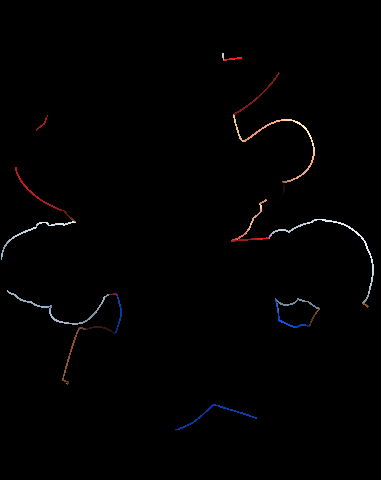
#> input picture result.png, 381 x 480 px
$ jupyter execute Untitled.ipynb
#> lines starting #> are read from the running program, lines starting #| are printed output that depends on the picture; after the words box and inside, x2 and y2 are one past the last pixel; in counts of white or black regions, pixels touching at a corner belong together
[cell 1]
import numpy as np
import cv2

img = cv2.imread('result.png')
#> img is the input picture: shape (480, 381, 3); mean B, G, R 1.7, 1.5, 1.9
gray = cv2.cvtColor(img,cv2.COLOR_BGR2GRAY)
gray = np.float32(gray)

corners = cv2.goodFeaturesToTrack(gray, 100, 0.01, 10)
#> corners = 84 rows, first 8: [222, 53], [35, 226], [49, 224], [75, 222], [64, 224], [48, 308], [266, 199], [289, 232]
corners = np.int0(corners)

[cell 2]
for corner in corners:
    x,y = corner.ravel()
    cv2.circle(img,(x,y),3,255,-1)
#> this loop made 84 passes
#> (x, y) on passes 1 to 12: (222, 53), (35, 226), (49, 224), (75, 222), (64, 224), (48, 308), (266, 199), (289, 232), (233, 114), (243, 139), (254, 218), (7, 290)
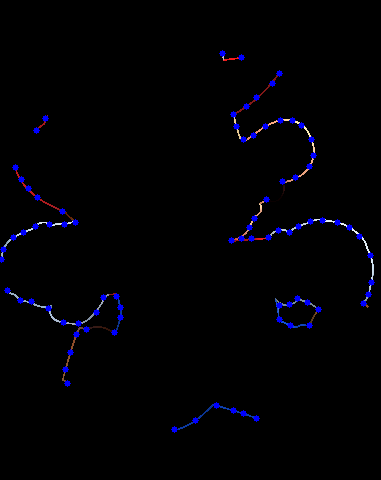
#> img: shape (480, 381, 3); 1.33% of pixels changed, all inside (x1, y1, x2, y2) = (0, 50, 375, 433)

cv2.imshow('Corner',img)
cv2.waitKey(0)
#> Out = 27
